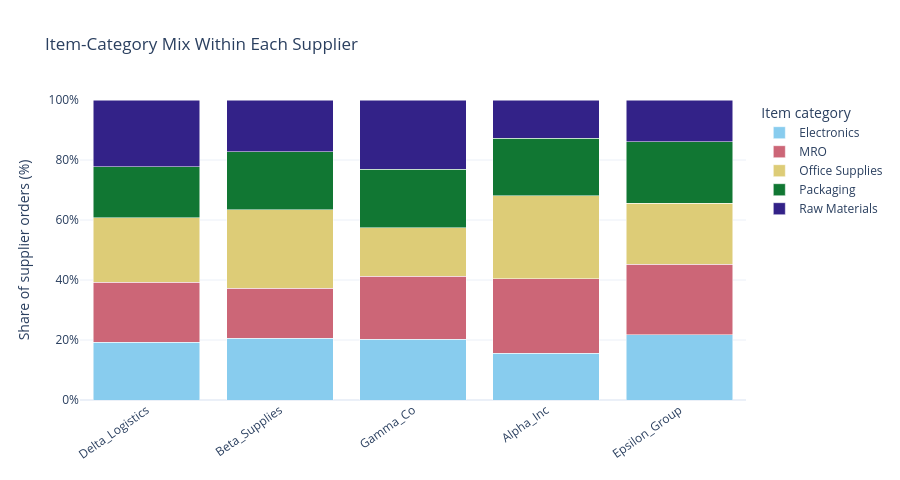

Notebook source saved alongside this figure:
### Markdown cell above
### Initial Compliance Findings

- Delta_Logistics: 67 non-compliant orders out of 171 (39.18%).
- Beta_Supplies: 38 out of 156 (24.36%).
- Both exceed the overall recorded rate of 17.63%.
- Epsilon_Group: 3 out of 166 (1.81%), the lowest recorded rate.
- These observations do not establish the cause of the differences.

## 3. Item-Category Mix by Supplier

Compare the percentage of each supplier's orders in each item category.

Each bar totals 100%, allowing comparison despite different order
volumes. Hover details show the underlying counts.

Category mix provides context; it does not by itself explain
differences in compliance.

### Code cell
import plotly.express as px

# Count orders for each supplier-category combination.
category_counts = pd.crosstab(
    supplier_df["Supplier"],
    supplier_df["Item_Category"],
)

display(category_counts)

# Convert counts to percentages within each supplier.
category_share = category_counts.div(
    category_counts.sum(axis=1),
    axis=0,
) * 100

category_plot = (
    category_share
    .rename_axis(index="Supplier", columns="Item_Category")
    .reset_index()
    .melt(
        id_vars="Supplier",
        var_name="Item_Category",
        value_name="Share %",
    )
)

# Attach counts for the hover details.
count_plot = (
    category_counts
    .reset_index()
    .melt(
        id_vars="Supplier",
        var_name="Item_Category",
        value_name="Orders",
    )
)

category_plot = category_plot.merge(
    count_plot,
    on=["Supplier", "Item_Category"],
    validate="one_to_one",
)

fig = px.bar(
    category_plot,
    x="Supplier",
    y="Share %",
    color="Item_Category",
    barmode="stack",
    category_orders={
        "Supplier": supplier_summary.sort_values(
            "Non_Compliance_Rate_%",
            ascending=False,
        )["Supplier"].tolist()
    },
    hover_data={"Orders": True, "Share %": ":.1f"},
    title="Item-Category Mix Within Each Supplier",
    labels={"Item_Category": "Item category"},
    color_discrete_sequence=px.colors.qualitative.Safe,
    template="plotly_white",
)

fig.update_layout(
    height=480,
    xaxis_title=None,
    yaxis_title="Share of supplier orders (%)",
)
fig.update_yaxes(range=[0, 100], ticksuffix="%")
fig.update_xaxes(tickangle=-35)

fig.show()

### Figure 1 — Plotly figure (JSON) as saved in the notebook; plotly's stock layout.template omitted (floating-point values rounded to 4 significant figures)
{"data": [{"customdata": [[22], [32], [33], [36], [29]], "hovertemplate": "Item category=Electronics<br>Supplier=%{x}<br>Share %=%{y:.1f}<br>Orders=%{customdata[0]}<extra></extra>", "legendgroup": "Electronics", "marker": {"color": "rgb(136, 204, 238)", "pattern": {"shape": ""}}, "name": "Electronics", "orientation": "v", "showlegend": true, "textposition": "auto", "type": "bar", "x": ["Alpha_Inc", "Beta_Supplies", "Delta_Logistics", "Epsilon_Group", "Gamma_Co"], "xaxis": "x", "y": [15.6, 20.51, 19.3, 21.69, 20.28], "yaxis": "y"}, {"customdata": [[35], [26], [34], [39], [30]], "hovertemplate": "Item category=MRO<br>Supplier=%{x}<br>Share %=%{y:.1f}<br>Orders=%{customdata[0]}<extra></extra>", "legendgroup": "MRO", "marker": {"color": "rgb(204, 102, 119)", "pattern": {"shape": ""}}, "name": "MRO", "orientation": "v", "showlegend": true, "textposition": "auto", "type": "bar", "x": ["Alpha_Inc", "Beta_Supplies", "Delta_Logistics", "Epsilon_Group", "Gamma_Co"], "xaxis": "x", "y": [24.82, 16.67, 19.88, 23.49, 20.98], "yaxis": "y"}, {"customdata": [[39], [41], [37], [34], [23]], "hovertemplate": "Item category=Office Supplies<br>Supplier=%{x}<br>Share %=%{y:.1f}<br>Orders=%{customdata[0]}<extra></extra>", "legendgroup": "Office Supplies", "marker": {"color": "rgb(221, 204, 119)", "pattern": {"shape": ""}}, "name": "Office Supplies", "orientation": "v", "showlegend": true, "textposition": "auto", "type": "bar", "x": ["Alpha_Inc", "Beta_Supplies", "Delta_Logistics", "Epsilon_Group", "Gamma_Co"], "xaxis": "x", "y": [27.66, 26.28, 21.64, 20.48, 16.08], "yaxis": "y"}, {"customdata": [[27], [30], [29], [34], [28]], "hovertemplate": "Item category=Packaging<br>Supplier=%{x}<br>Share %=%{y:.1f}<br>Orders=%{customdata[0]}<extra></extra>", "legendgroup": "Packaging", "marker": {"color": "rgb(17, 119, 51)", "pattern": {"shape": ""}}, "name": "Packaging", "orientation": "v", "showlegend": true, "textposition": "auto", "type": "bar", "x": ["Alpha_Inc", "Beta_Supplies", "Delta_Logistics", "Epsilon_Group", "Gamma_Co"], "xaxis": "x", "y": [19.15, 19.23, 16.96, 20.48, 19.58], "yaxis": "y"}, {"customdata": [[18], [27], [38], [23], [33]], "hovertemplate": "Item category=Raw Materials<br>Supplier=%{x}<br>Share %=%{y:.1f}<br>Orders=%{customdata[0]}<extra></extra>", "legendgroup": "Raw Materials", "marker": {"color": "rgb(51, 34, 136)", "pattern": {"shape": ""}}, "name": "Raw Materials", "orientation": "v", "showlegend": true, "textposition": "auto", "type": "bar", "x": ["Alpha_Inc", "Beta_Supplies", "Delta_Logistics", "Epsilon_Group", "Gamma_Co"], "xaxis": "x", "y": [12.77, 17.31, 22.22, 13.86, 23.08], "yaxis": "y"}], "layout": {"barmode": "stack", "height": 480, "legend": {"title": {"text": "Item category"}, "tracegroupgap": 0}, "title": {"text": "Item-Category Mix Within Each Supplier"}, "xaxis": {"anchor": "y", "categoryarray": ["Delta_Logistics", "Beta_Supplies", "Gamma_Co", "Alpha_Inc", "Epsilon_Group"], "categoryorder": "array", "domain": [0, 1], "tickangle": -35, "title": {}}, "yaxis": {"anchor": "x", "domain": [0, 1], "range": [0, 100], "ticksuffix": "%", "title": {"text": "Share of supplier orders (%)"}}}}
